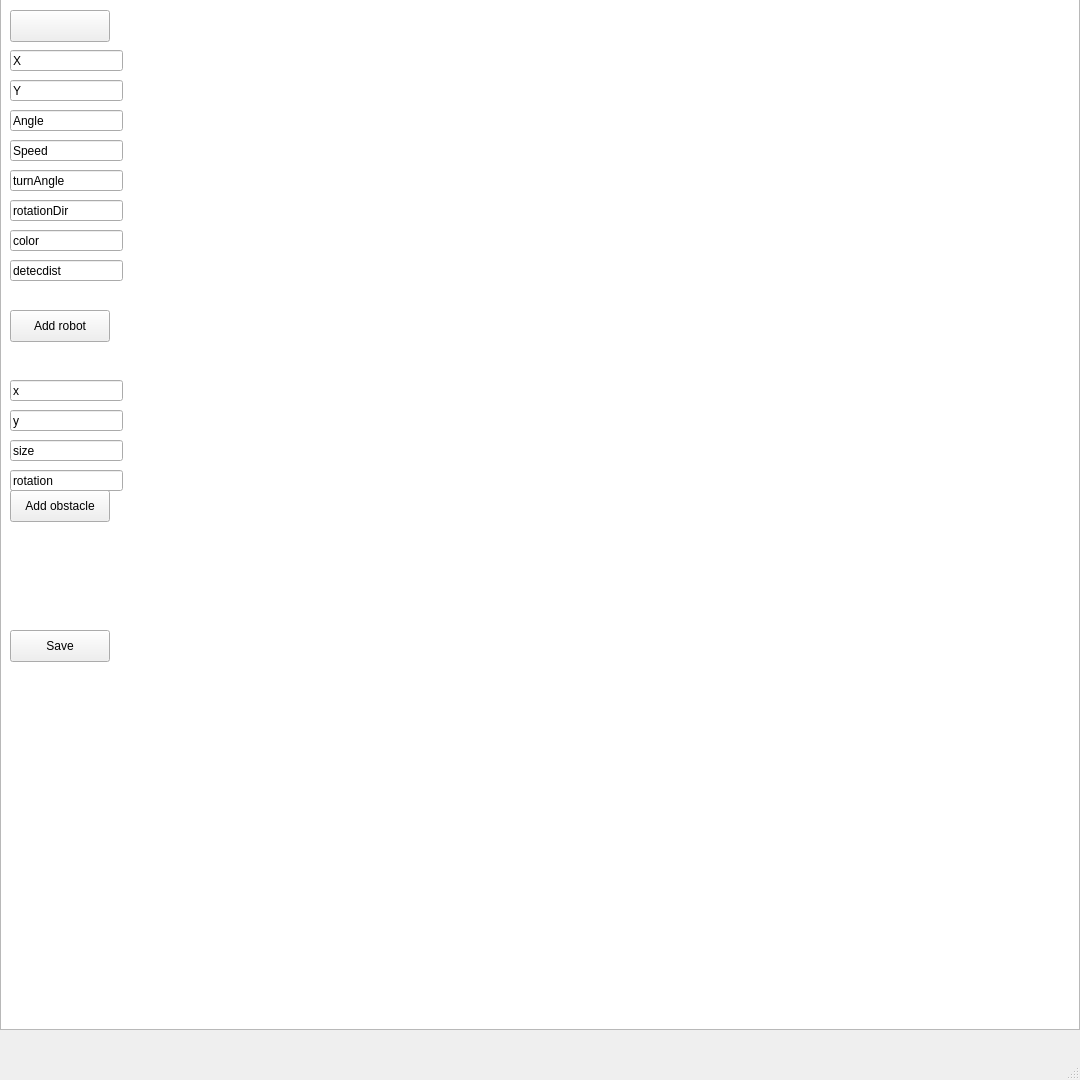
<?xml version="1.0" encoding="UTF-8"?>
<ui version="4.0">
 <class>MainWindow</class>
 <widget class="QMainWindow" name="MainWindow">
  <property name="geometry">
   <rect>
    <x>0</x>
    <y>0</y>
    <width>1080</width>
    <height>1080</height>
   </rect>
  </property>
  <property name="windowTitle">
   <string>MainWindow</string>
  </property>
  <widget class="QWidget" name="centralwidget">
   <widget class="QGraphicsView" name="graphicsView">
    <property name="geometry">
     <rect>
      <x>0</x>
      <y>-50</y>
      <width>1080</width>
      <height>1080</height>
     </rect>
    </property>
   </widget>
   <widget class="QPushButton" name="playPauseButton">
    <property name="geometry">
     <rect>
      <x>10</x>
      <y>10</y>
      <width>100</width>
      <height>32</height>
     </rect>
    </property>
    <property name="text">
     <string/>
    </property>
   </widget>
   <widget class="QPushButton" name="addRobotButton">
    <property name="geometry">
     <rect>
      <x>10</x>
      <y>310</y>
      <width>100</width>
      <height>32</height>
     </rect>
    </property>
    <property name="text">
     <string>Add robot</string>
    </property>
   </widget>
   <widget class="QLineEdit" name="xLineEdit">
    <property name="geometry">
     <rect>
      <x>10</x>
      <y>50</y>
      <width>113</width>
      <height>21</height>
     </rect>
    </property>
    <property name="text">
     <string>X</string>
    </property>
   </widget>
   <widget class="QLineEdit" name="yLineEdit">
    <property name="geometry">
     <rect>
      <x>10</x>
      <y>80</y>
      <width>113</width>
      <height>21</height>
     </rect>
    </property>
    <property name="text">
     <string>Y</string>
    </property>
   </widget>
   <widget class="QLineEdit" name="angleLineEdit">
    <property name="geometry">
     <rect>
      <x>10</x>
      <y>110</y>
      <width>113</width>
      <height>21</height>
     </rect>
    </property>
    <property name="text">
     <string>Angle</string>
    </property>
   </widget>
   <widget class="QLineEdit" name="speedLineEdit">
    <property name="geometry">
     <rect>
      <x>10</x>
      <y>140</y>
      <width>113</width>
      <height>21</height>
     </rect>
    </property>
    <property name="text">
     <string>Speed</string>
    </property>
   </widget>
   <widget class="QLineEdit" name="turnAngleLineEdit">
    <property name="geometry">
     <rect>
      <x>10</x>
      <y>170</y>
      <width>113</width>
      <height>21</height>
     </rect>
    </property>
    <property name="text">
     <string>turnAngle</string>
    </property>
   </widget>
   <widget class="QLineEdit" name="rotationDirectionLineEdit">
    <property name="geometry">
     <rect>
      <x>10</x>
      <y>200</y>
      <width>113</width>
      <height>21</height>
     </rect>
    </property>
    <property name="text">
     <string>rotationDir</string>
    </property>
   </widget>
   <widget class="QLineEdit" name="colorLineEdit">
    <property name="geometry">
     <rect>
      <x>10</x>
      <y>230</y>
      <width>113</width>
      <height>21</height>
     </rect>
    </property>
    <property name="text">
     <string>color</string>
    </property>
   </widget>
   <widget class="QLineEdit" name="detectionDistanceLineEdit">
    <property name="geometry">
     <rect>
      <x>10</x>
      <y>260</y>
      <width>113</width>
      <height>21</height>
     </rect>
    </property>
    <property name="text">
     <string>detecdist</string>
    </property>
   </widget>
   <widget class="QLineEdit" name="xObstacle">
    <property name="geometry">
     <rect>
      <x>10</x>
      <y>380</y>
      <width>113</width>
      <height>21</height>
     </rect>
    </property>
    <property name="text">
     <string>x</string>
    </property>
   </widget>
   <widget class="QLineEdit" name="yObstacle">
    <property name="geometry">
     <rect>
      <x>10</x>
      <y>410</y>
      <width>113</width>
      <height>21</height>
     </rect>
    </property>
    <property name="text">
     <string>y</string>
    </property>
   </widget>
   <widget class="QPushButton" name="addObstacle">
    <property name="geometry">
     <rect>
      <x>10</x>
      <y>490</y>
      <width>100</width>
      <height>32</height>
     </rect>
    </property>
    <property name="text">
     <string>Add obstacle</string>
    </property>
   </widget>
   <widget class="QPushButton" name="saveButton">
    <property name="geometry">
     <rect>
      <x>10</x>
      <y>630</y>
      <width>100</width>
      <height>32</height>
     </rect>
    </property>
    <property name="text">
     <string>Save</string>
    </property>
   </widget>
   <widget class="QLineEdit" name="obsSize">
    <property name="geometry">
     <rect>
      <x>10</x>
      <y>440</y>
      <width>113</width>
      <height>21</height>
     </rect>
    </property>
    <property name="text">
     <string>size</string>
    </property>
   </widget>
   <widget class="QLineEdit" name="obsRotation">
    <property name="geometry">
     <rect>
      <x>10</x>
      <y>470</y>
      <width>113</width>
      <height>21</height>
     </rect>
    </property>
    <property name="text">
     <string>rotation</string>
    </property>
   </widget>
  </widget>
  <widget class="QMenuBar" name="menubar">
   <property name="geometry">
    <rect>
     <x>0</x>
     <y>0</y>
     <width>1080</width>
     <height>24</height>
    </rect>
   </property>
  </widget>
  <widget class="QStatusBar" name="statusbar"/>
 </widget>
 <resources/>
 <connections/>
</ui>
